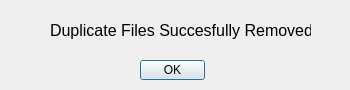
<?xml version="1.0" encoding="UTF-8"?>
<ui version="4.0">
 <class>Message</class>
 <widget class="QDialog" name="Message">
  <property name="geometry">
   <rect>
    <x>0</x>
    <y>0</y>
    <width>350</width>
    <height>90</height>
   </rect>
  </property>
  <property name="windowTitle">
   <string>Dialog</string>
  </property>
  <widget class="QPushButton" name="ok_btn">
   <property name="geometry">
    <rect>
     <x>140</x>
     <y>60</y>
     <width>65</width>
     <height>20</height>
    </rect>
   </property>
   <property name="text">
    <string>OK</string>
   </property>
  </widget>
  <widget class="QLabel" name="label">
   <property name="geometry">
    <rect>
     <x>50</x>
     <y>20</y>
     <width>261</width>
     <height>21</height>
    </rect>
   </property>
   <property name="font">
    <font>
     <pointsize>12</pointsize>
    </font>
   </property>
   <property name="text">
    <string>Duplicate Files Succesfully Removed!</string>
   </property>
  </widget>
 </widget>
 <resources/>
 <connections/>
</ui>
